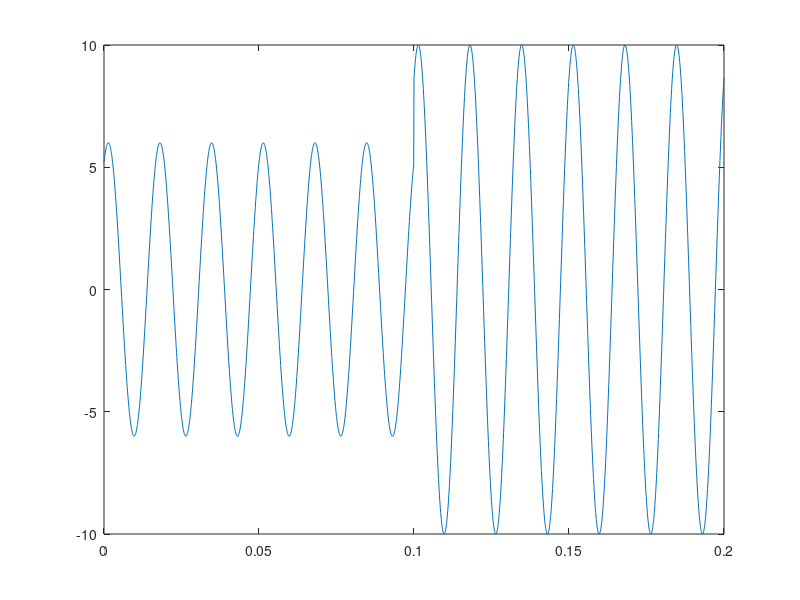

The MATLAB source for this figure: (Note: this script raises an error after producing the figure.)
clc
clear all
% close all

f = 60;
w = 2*pi*f;
N = 12;
del_T = 1/(f*N);
t = [0:0.0001:0.2];
Ts = [0:del_T:0.2];

for i = 1:length(t)
    if t(i) < 0.1
        v1(i) = 6*sin((w*t(i))+(pi/3));
        v2(i) = 6*sin((w*t(i))+(pi/3)) + 3*sin((2*w*t(i) )+(pi/3));
    else
        v1(i) = 10*sin((w*t(i))+(pi/3));
        v2(i) = 10*sin((w*t(i))+(pi/3))+ 3*sin((2*w*t(i) )+(pi/3));
    end
end

for i = 1:length(Ts)
    if Ts(i) < 0.1
        vs1(i) = 6*sin((w*Ts(i))+(pi/3));
        vs2(i) = 6*sin((w*Ts(i))+(pi/3)) + 3*sin((2*w*Ts(i))+(pi/3));
    else
        vs1(i) = 10*sin((w*Ts(i))+(pi/3));
        vs2(i) = 10*sin((w*Ts(i))+(pi/3))+ 3*sin((2*w*Ts(i))+(pi/3));
    end
end
T_plot = Ts(2:length(Ts)-1);

figure(1) 
plot(t,v1)
hold on
V_Mann = Mann_Morris(vs1,w,del_T);
plot(T_plot,V_Mann)
V_Prod = Prodar(vs1,w,del_T);
plot(T_plot,V_Prod)
hold off
% 
% figure(2)
% plot(t,v2)
% hold on
% V_Mann = Mann_Morris(vs2,w,del_T);
% plot(T_plot,V_Mann)
% V_Prod = Prodar(vs2,w,del_T);
% plot(T_plot,V_Prod)
% hold off